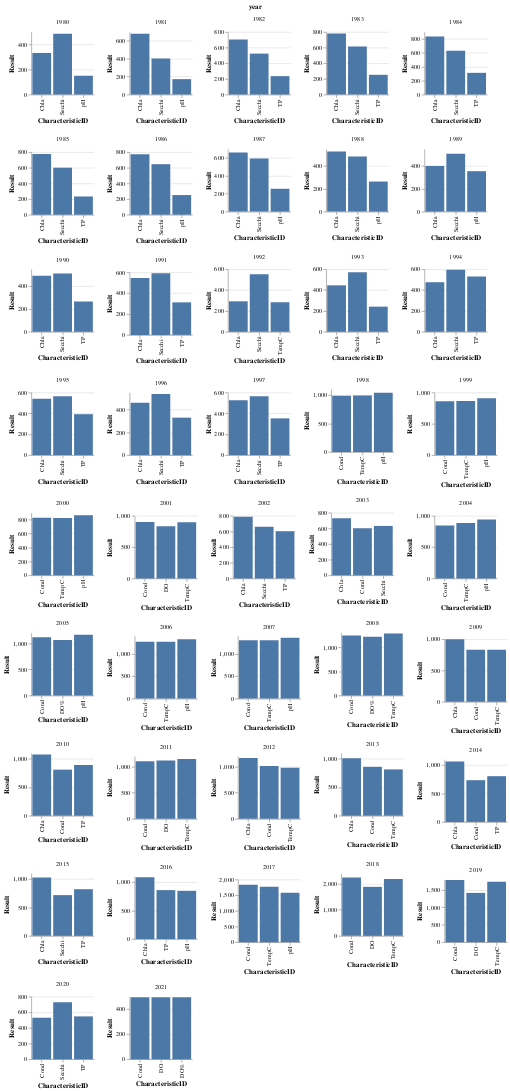

This figure's notebook cell:
### Code cell
alt.Chart(most).mark_bar().encode(
    x='CharacteristicID',
    y='Result:Q').properties(width=100,
    height=100
).facet('year:O', columns=5).resolve_scale(x='independent', y='independent').configure_view(strokeWidth=0
)

### Figure 1 — Vega-Lite specification as saved in the notebook (floating-point values rounded to 4 significant figures)
{"config": {"view": {"continuousWidth": 400, "continuousHeight": 300, "strokeWidth": 0}}, "data": {"name": "data-8a84f64615052f6df6ee6d39049a2f7c"}, "facet": {"type": "ordinal", "field": "year"}, "spec": {"mark": "bar", "encoding": {"x": {"type": "nominal", "field": "CharacteristicID"}, "y": {"type": "quantitative", "field": "Result"}}, "height": 100, "width": 100}, "columns": 5, "resolve": {"scale": {"x": "independent", "y": "independent"}}, "$schema": "https://vega.github.io/schema/vega-lite/v4.8.1.json", "datasets": {"data-8a84f64615052f6df6ee6d39049a2f7c": [{"year": 2021, "CharacteristicID": "Cond", "Result": 495}, {"year": 2021, "CharacteristicID": "DO", "Result": 495}, {"year": 2021, "CharacteristicID": "DO%", "Result": 495}, {"year": 2020, "CharacteristicID": "Secchi", "Result": 729}, {"year": 2020, "CharacteristicID": "TP", "Result": 547}, {"year": 2020, "CharacteristicID": "Cond", "Result": 530}, {"year": 2019, "CharacteristicID": "Cond", "Result": 1787}, {"year": 2019, "CharacteristicID": "TempC", "Result": 1734}, {"year": 2019, "CharacteristicID": "DO", "Result": 1416}, {"year": 2018, "CharacteristicID": "Cond", "Result": 2236}, {"year": 2018, "CharacteristicID": "TempC", "Result": 2185}, {"year": 2018, "CharacteristicID": "DO", "Result": 1880}, {"year": 2017, "CharacteristicID": "Cond", "Result": 1833}, {"year": 2017, "CharacteristicID": "TempC", "Result": 1768}, {"year": 2017, "CharacteristicID": "pH", "Result": 1577}, {"year": 2016, "CharacteristicID": "Chla", "Result": 1083}, {"year": 2016, "CharacteristicID": "TP", "Result": 859}, {"year": 2016, "CharacteristicID": "pH", "Result": 847}, {"year": 2015, "CharacteristicID": "Chla", "Result": 1027}, {"year": 2015, "CharacteristicID": "TP", "Result": 820}, {"year": 2015, "CharacteristicID": "Secchi", "Result": 716}, {"year": 2014, "CharacteristicID": "Chla", "Result": 1064}, {"year": 2014, "CharacteristicID": "TP", "Result": 804}, {"year": 2014, "CharacteristicID": "Cond", "Result": 734}, {"year": 2013, "CharacteristicID": "Chla", "Result": 1011}, {"year": 2013, "CharacteristicID": "Cond", "Result": 859}, {"year": 2013, "CharacteristicID": "TempC", "Result": 813}, {"year": 2012, "CharacteristicID": "Chla", "Result": 1167}, {"year": 2012, "CharacteristicID": "Cond", "Result": 1012}, {"year": 2012, "CharacteristicID": "TempC", "Result": 979}, {"year": 2011, "CharacteristicID": "TempC", "Result": 1147}, {"year": 2011, "CharacteristicID": "DO", "Result": 1118}, {"year": 2011, "CharacteristicID": "Cond", "Result": 1105}, {"year": 2010, "CharacteristicID": "Chla", "Result": 1074}, {"year": 2010, "CharacteristicID": "TP", "Result": 891}, {"year": 2010, "CharacteristicID": "Cond", "Result": 809}, {"year": 2009, "CharacteristicID": "Chla", "Result": 997}, {"year": 2009, "CharacteristicID": "Cond", "Result": 832}, {"year": 2009, "CharacteristicID": "TempC", "Result": 829}, {"year": 2008, "CharacteristicID": "TempC", "Result": 1288}, {"year": 2008, "CharacteristicID": "Cond", "Result": 1248}, {"year": 2008, "CharacteristicID": "DO%", "Result": 1218}, {"year": 2007, "CharacteristicID": "pH", "Result": 1361}, {"year": 2007, "CharacteristicID": "Cond", "Result": 1308}, {"year": 2007, "CharacteristicID": "TempC", "Result": 1308}, {"year": 2006, "CharacteristicID": "pH", "Result": 1327}, {"year": 2006, "CharacteristicID": "Cond", "Result": 1272}, {"year": 2006, "CharacteristicID": "TempC", "Result": 1269}, {"year": 2005, "CharacteristicID": "pH", "Result": 1164}, {"year": 2005, "CharacteristicID": "Cond", "Result": 1115}, {"year": 2005, "CharacteristicID": "DO%", "Result": 1065}, {"year": 2004, "CharacteristicID": "pH", "Result": 943}, {"year": 2004, "CharacteristicID": "TempC", "Result": 887}, {"year": 2004, "CharacteristicID": "Cond", "Result": 846}, {"year": 2003, "CharacteristicID": "Chla", "Result": 730}, {"year": 2003, "CharacteristicID": "Secchi", "Result": 631}, {"year": 2003, "CharacteristicID": "Cond", "Result": 601}, {"year": 2002, "CharacteristicID": "Chla", "Result": 787}, {"year": 2002, "CharacteristicID": "Secchi", "Result": 661}, {"year": 2002, "CharacteristicID": "TP", "Result": 603}, {"year": 2001, "CharacteristicID": "Cond", "Result": 902}, {"year": 2001, "CharacteristicID": "TempC", "Result": 897}, {"year": 2001, "CharacteristicID": "DO", "Result": 835}, {"year": 2000, "CharacteristicID": "pH", "Result": 862}, {"year": 2000, "CharacteristicID": "Cond", "Result": 826}, {"year": 2000, "CharacteristicID": "TempC", "Result": 825}, {"year": 1999, "CharacteristicID": "pH", "Result": 908}, {"year": 1999, "CharacteristicID": "TempC", "Result": 865}, {"year": 1999, "CharacteristicID": "Cond", "Result": 860}, {"year": 1998, "CharacteristicID": "pH", "Result": 1039}, {"year": 1998, "CharacteristicID": "TempC", "Result": 992}, {"year": 1998, "CharacteristicID": "Cond", "Result": 987}, {"year": 1997, "CharacteristicID": "Secchi", "Result": 564}, {"year": 1997, "CharacteristicID": "Chla", "Result": 526}, {"year": 1997, "CharacteristicID": "TP", "Result": 352}, {"year": 1996, "CharacteristicID": "Secchi", "Result": 537}, {"year": 1996, "CharacteristicID": "Chla", "Result": 461}, {"year": 1996, "CharacteristicID": "TP", "Result": 329}, {"year": 1995, "CharacteristicID": "Secchi", "Result": 563}, {"year": 1995, "CharacteristicID": "Chla", "Result": 541}, {"year": 1995, "CharacteristicID": "TP", "Result": 392}, {"year": 1994, "CharacteristicID": "Secchi", "Result": 595}, {"year": 1994, "CharacteristicID": "TP", "Result": 531}, {"year": 1994, "CharacteristicID": "Chla", "Result": 475}, {"year": 1993, "CharacteristicID": "Secchi", "Result": 570}, {"year": 1993, "CharacteristicID": "Chla", "Result": 445}, {"year": 1993, "CharacteristicID": "TP", "Result": 241}, {"year": 1992, "CharacteristicID": "Secchi", "Result": 552}, {"year": 1992, "CharacteristicID": "Chla", "Result": 292}, {"year": 1992, "CharacteristicID": "TempC", "Result": 283}, {"year": 1991, "CharacteristicID": "Secchi", "Result": 590}, {"year": 1991, "CharacteristicID": "Chla", "Result": 546}, {"year": 1991, "CharacteristicID": "TP", "Result": 312}, {"year": 1990, "CharacteristicID": "Secchi", "Result": 511}, {"year": 1990, "CharacteristicID": "Chla", "Result": 492}, {"year": 1990, "CharacteristicID": "TP", "Result": 266}, {"year": 1989, "CharacteristicID": "Secchi", "Result": 509}, {"year": 1989, "CharacteristicID": "Chla", "Result": 401}, {"year": 1989, "CharacteristicID": "pH", "Result": 355}, {"year": 1988, "CharacteristicID": "Chla", "Result": 529}, {"year": 1988, "CharacteristicID": "Secchi", "Result": 484}, {"year": 1988, "CharacteristicID": "pH", "Result": 264}, {"year": 1987, "CharacteristicID": "Chla", "Result": 661}, {"year": 1987, "CharacteristicID": "Secchi", "Result": 594}, {"year": 1987, "CharacteristicID": "pH", "Result": 255}, {"year": 1986, "CharacteristicID": "Chla", "Result": 774}, {"year": 1986, "CharacteristicID": "Secchi", "Result": 646}, {"year": 1986, "CharacteristicID": "pH", "Result": 251}, {"year": 1985, "CharacteristicID": "Chla", "Result": 777}, {"year": 1985, "CharacteristicID": "Secchi", "Result": 601}, {"year": 1985, "CharacteristicID": "TP", "Result": 233}, {"year": 1984, "CharacteristicID": "Chla", "Result": 833}, {"year": 1984, "CharacteristicID": "Secchi", "Result": 630}, {"year": 1984, "CharacteristicID": "TP", "Result": 312}, {"year": 1983, "CharacteristicID": "Chla", "Result": 779}, {"year": 1983, "CharacteristicID": "Secchi", "Result": 614}, {"year": 1983, "CharacteristicID": "TP", "Result": 252}, {"year": 1982, "CharacteristicID": "Chla", "Result": 703}, {"year": 1982, "CharacteristicID": "Secchi", "Result": 523}, {"year": 1982, "CharacteristicID": "TP", "Result": 235}, {"year": 1981, "CharacteristicID": "Chla", "Result": 679}, {"year": 1981, "CharacteristicID": "Secchi", "Result": 403}, {"year": 1981, "CharacteristicID": "pH", "Result": 172}, {"year": 1980, "CharacteristicID": "Secchi", "Result": 485}, {"year": 1980, "CharacteristicID": "Chla", "Result": 332}, {"year": 1980, "CharacteristicID": "pH", "Result": 150}]}}
